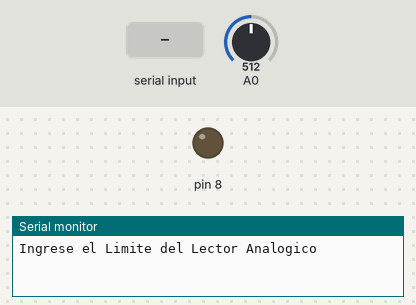
Recording of a sketch running on a simulated Arduino Uno, built with avr-gcc and run on an emulated ATmega328P. Shown: output pins drawn as LEDs (lit = HIGH), the last lines printed to the serial monitor. Inputs (shaded band) come from the test bench; at power-on: A0 = 512.

Above: at 1.2 s.
1.3 s: "90,45\n" received over Serial
At 1.8 s:
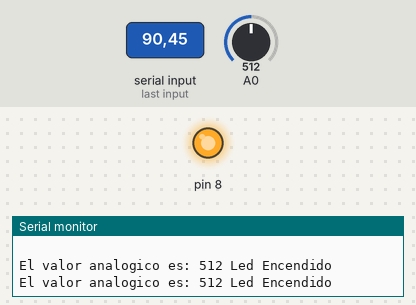
Timing chart, 0 to 4.3 s (numbered marks = the images above; inputs shaded):
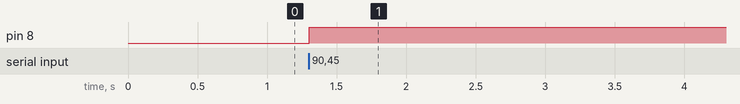

Measured:
- after the input at 1.3 s, pin 8: LOW → HIGH at once

The sketch:

LecturaLimite-EntradaA.ino
```cpp
int limite=0;
int a=0;
int valor;

void setup() {


    pinMode(8,OUTPUT);

  Serial.begin(9600);
  Serial.println("Ingrese el Limite del Lector Analogico");
}

void loop() {


 if(Serial.available()>0){
  limite = Serial.parseInt();
  a=1;
 }
 if(a==1){
if (limite>0 && limite<1023){

valor = analogRead(0);

    if(limite < valor){
Serial.println(" ");
Serial.print("El valor analogico es: ");
Serial.print(valor);
Serial.print(" Led Encendido");
  digitalWrite(8,HIGH);

delay(300);

    }else{
Serial.println(" ");
Serial.print("El valor analogico es: ");
Serial.print(valor);
Serial.print(" Led Apagado");
  digitalWrite(8,LOW);

delay(300);

    }

}else{
    Serial.println("El valor ingresado es superior a 1023");
    delay(1000);
  }}


}
```
